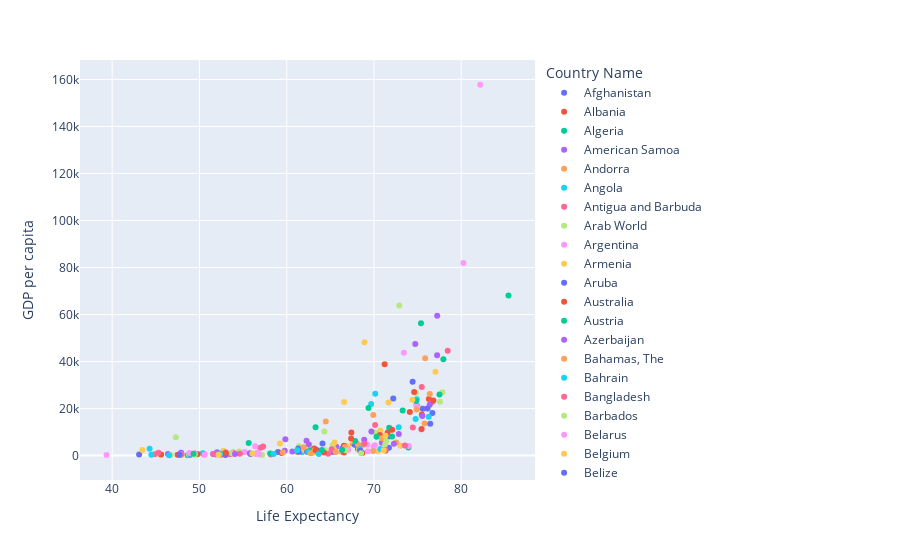

The cell this chart's notebook holds for it:
### Code cell
fig = px.scatter(grouped_df,x='Life Expectancy', y='GDP per capita', color=grouped_df.index)
fig.show()
